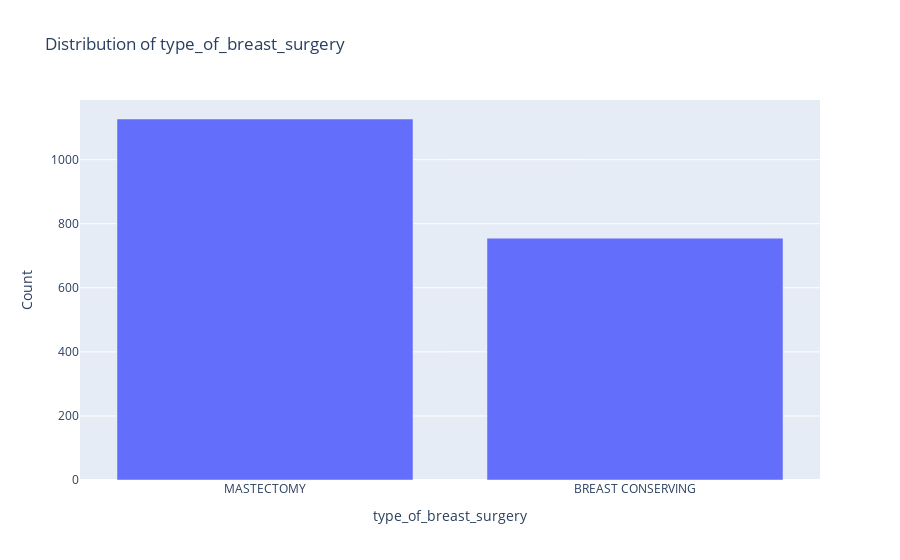

The notebook cell this image was saved under:
### Code cell
# Categorical data count plots using Seaborn
cat_cols = ["type_of_breast_surgery", "cancer_type", "hormone_therapy", "chemotherapy"]

fig, axes = plt.subplots(2, 2, figsize=(14, 10))
axes = axes.flatten()

for i, col in enumerate(cat_cols):
    sns.countplot(x=df[col], ax=axes[i], palette="coolwarm", order=df[col].value_counts().index)
    axes[i].set_title(f"Count Plot of {col}")
    axes[i].set_xticklabels(axes[i].get_xticklabels(), rotation=45)

plt.tight_layout()
plt.show()

# Interactive Bar Charts using Plotly
for col in cat_cols:
    fig = px.bar(df[col].value_counts(), x=df[col].value_counts().index, y=df[col].value_counts().values, labels={'x':col, 'y':'Count'}, title=f"Distribution of {col}")
    fig.show()

### Figure 1 — Plotly figure (JSON) as saved in the notebook; plotly's stock layout.template omitted (floating-point values rounded to 4 significant figures)
{"data": [{"alignmentgroup": "True", "hovertemplate": "type_of_breast_surgery=%{x}<br>Count=%{y}<extra></extra>", "legendgroup": "", "marker": {"color": "#636efa", "pattern": {"shape": ""}}, "name": "", "offsetgroup": "", "orientation": "v", "showlegend": false, "textposition": "auto", "type": "bar", "x": ["MASTECTOMY", "BREAST CONSERVING"], "xaxis": "x", "y": [1127, 755], "yaxis": "y"}], "layout": {"barmode": "relative", "legend": {"tracegroupgap": 0}, "title": {"text": "Distribution of type_of_breast_surgery"}, "xaxis": {"anchor": "y", "domain": [0, 1], "title": {"text": "type_of_breast_surgery"}}, "yaxis": {"anchor": "x", "domain": [0, 1], "title": {"text": "Count"}}}}
